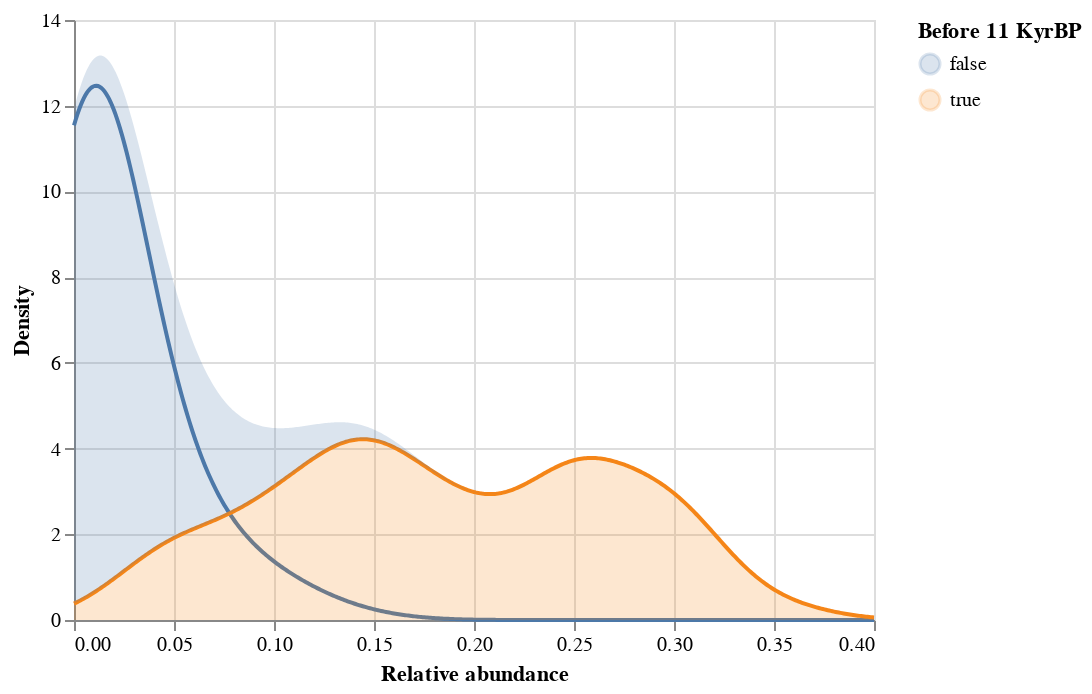

The code cell stored with this chart in its notebook:
### Code cell
kdes = alt.Chart(diatoms).transform_calculate(
    pre_dryas = 'datum.Age > 11'
).transform_density(
    density = 'A_nodul',
    groupby = ['pre_dryas'],
    as_ = ['Relative abundance', 'Density'],
    bandwidth = 0.025,
    extent = [0, 0.4],
    steps = 500
).mark_line(color = 'black').encode(
    x = 'Relative abundance:Q',
    y = 'Density:Q',
    color = alt.Color('pre_dryas:N', title = 'Before 11 KyrBP')
)

kdes + kdes.mark_area(opacity = 0.2)

### Figure 1 — Vega-Lite specification as saved in the notebook (floating-point values rounded to 4 significant figures; data arrays with more than 128 entries replaced by an {"elided": "..."} marker saying what was removed)
{"config": {"view": {"continuousWidth": 400, "continuousHeight": 300}}, "layer": [{"mark": {"type": "line", "color": "black"}, "encoding": {"color": {"type": "nominal", "field": "pre_dryas", "title": "Before 11 KyrBP"}, "x": {"type": "quantitative", "field": "Relative abundance"}, "y": {"type": "quantitative", "field": "Density"}}, "transform": [{"calculate": "datum.Age > 11", "as": "pre_dryas"}, {"density": "A_nodul", "bandwidth": 0.025, "extent": [0, 0.4], "groupby": ["pre_dryas"], "steps": 500, "as": ["Relative abundance", "Density"]}]}, {"mark": {"type": "area", "opacity": 0.2}, "encoding": {"color": {"type": "nominal", "field": "pre_dryas", "title": "Before 11 KyrBP"}, "x": {"type": "quantitative", "field": "Relative abundance"}, "y": {"type": "quantitative", "field": "Density"}}, "transform": [{"calculate": "datum.Age > 11", "as": "pre_dryas"}, {"density": "A_nodul", "bandwidth": 0.025, "extent": [0, 0.4], "groupby": ["pre_dryas"], "steps": 500, "as": ["Relative abundance", "Density"]}]}], "data": {"name": "data-9f4e66e54759d6b46301ea3d10ce44f6"}, "$schema": "https://vega.github.io/schema/vega-lite/v4.8.1.json", "datasets": {"data-9f4e66e54759d6b46301ea3d10ce44f6": {"elided": "230 records"}}}
